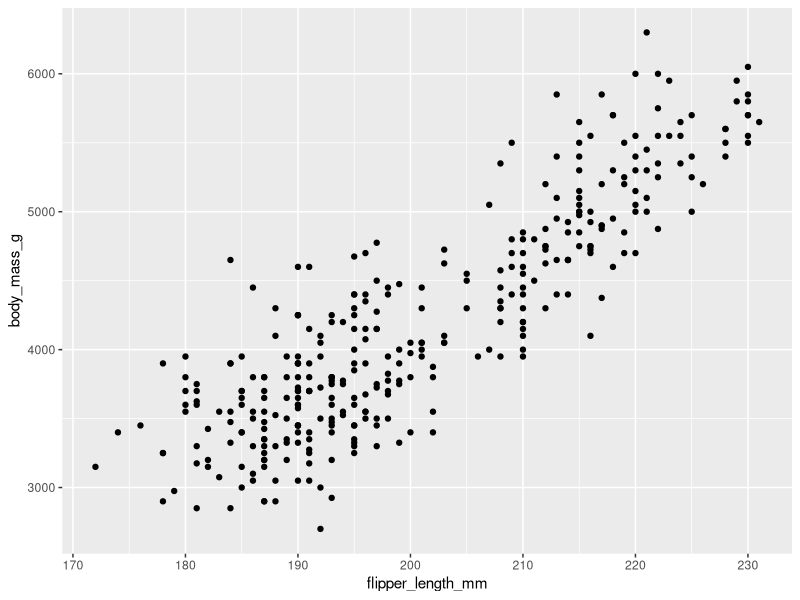
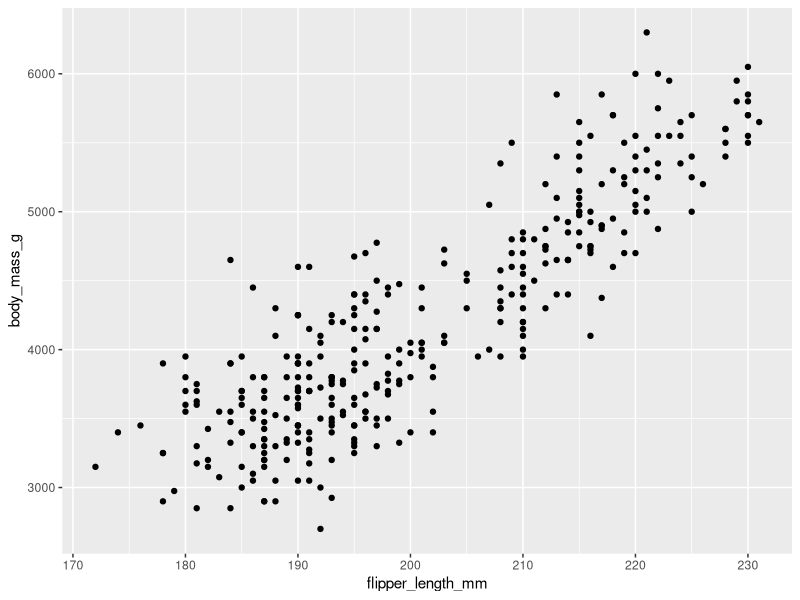
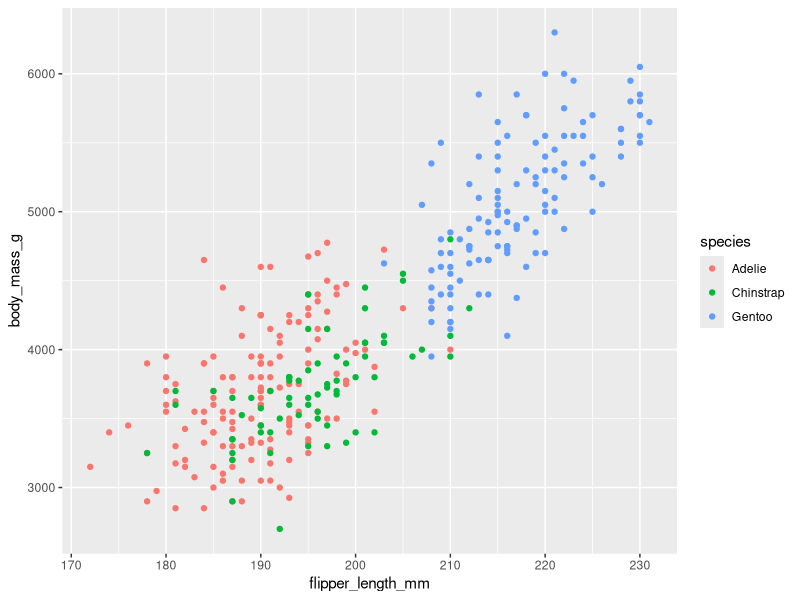
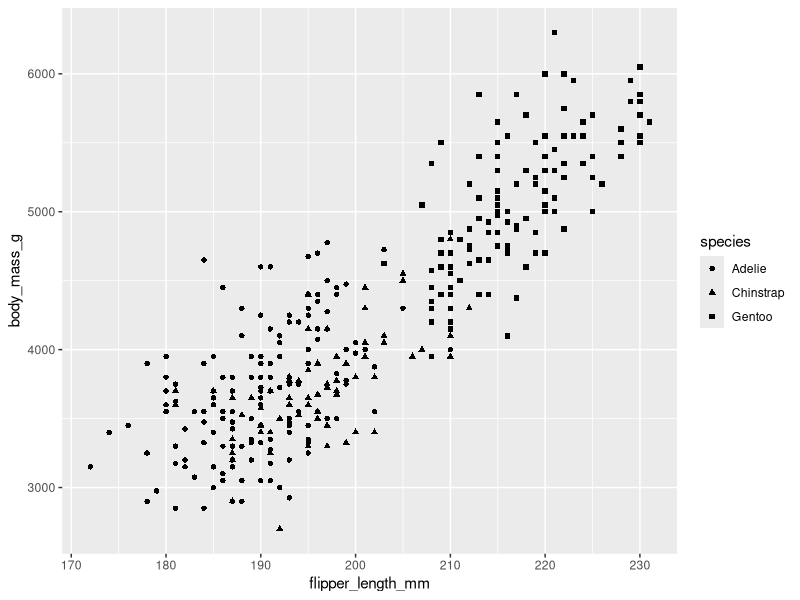
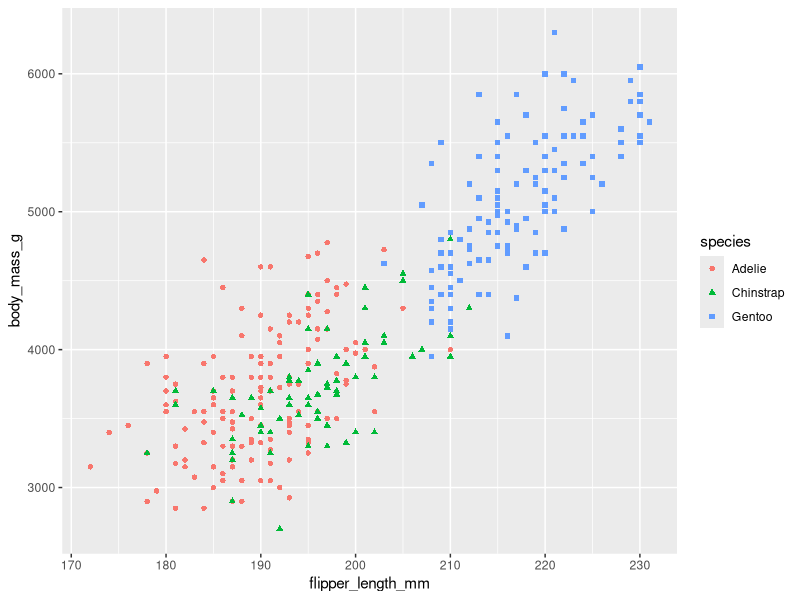
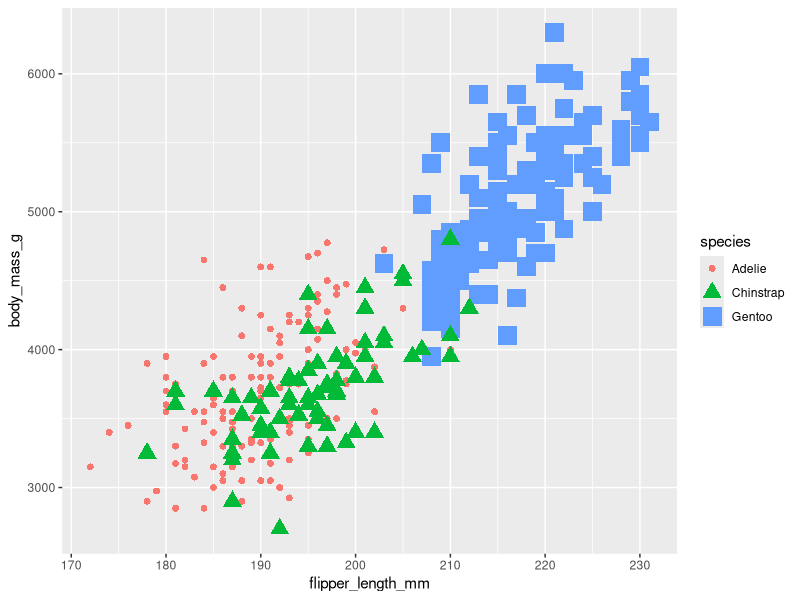
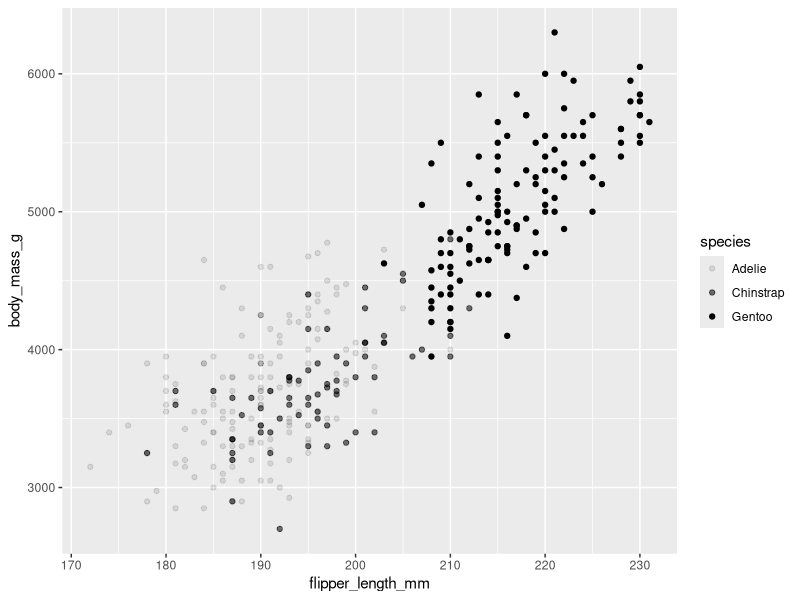
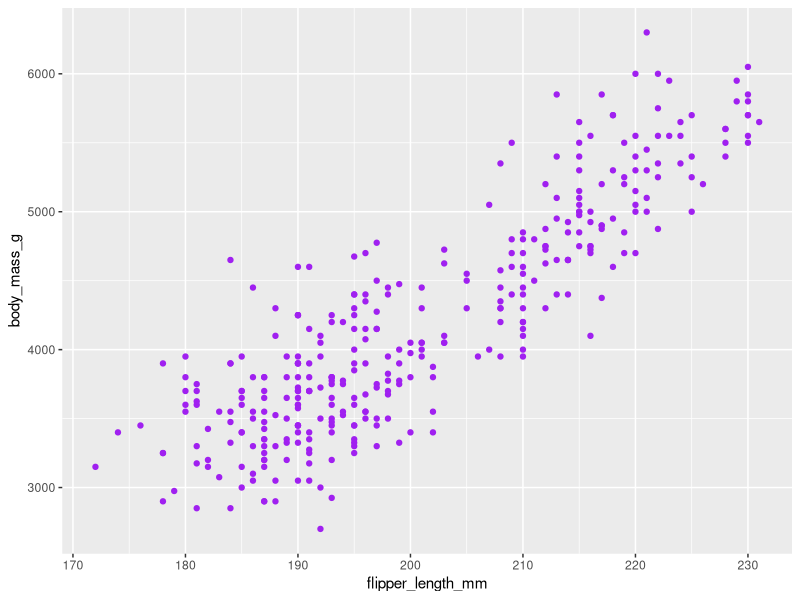

Write the R code that produced these figures, in order.
library(ggplot2)

install.packages("palmerpenguins")
library(palmerpenguins)

# Changing aesthetics
ggplot(data=penguins) + 
  geom_point(mapping = aes(x=flipper_length_mm, y=body_mass_g))

# another method
ggplot(data=penguins, aes(x=flipper_length_mm, y=body_mass_g)) + geom_point()

# ...
ggplot(data=penguins) + 
  geom_point(mapping = aes(x=flipper_length_mm, y=body_mass_g, color=species))

ggplot(data=penguins) + 
  geom_point(mapping = aes(x=flipper_length_mm, y=body_mass_g, shape=species))

ggplot(data=penguins) + 
  geom_point(mapping = aes(x=flipper_length_mm, y=body_mass_g, color=species,
                           shape=species))

ggplot(data=penguins) + 
  geom_point(mapping = aes(x=flipper_length_mm, y=body_mass_g, color=species,
                           shape=species, size=species))

ggplot(data=penguins) + 
  geom_point(mapping = aes(x=flipper_length_mm, y=body_mass_g, alpha=species))

ggplot(data=penguins) + 
  geom_point(mapping = aes(x=flipper_length_mm, y=body_mass_g), color='purple')

# Changing geoms
ggplot(data=penguins) + 
  geom_smooth(mapping = aes(x=flipper_length_mm, y=body_mass_g))

ggplot(data=penguins) + 
  geom_point(mapping = aes(x=flipper_length_mm, y=body_mass_g)) +
  geom_smooth(mapping = aes(x=flipper_length_mm, y=body_mass_g))

ggplot(data=penguins) + 
  geom_smooth(mapping = aes(x=flipper_length_mm, y=body_mass_g,
                            linetype=species))

ggplot(data=penguins) + 
  geom_jitter(mapping = aes(x=flipper_length_mm, y=body_mass_g))

# Diamond data set comes with the ggplot2 package
ggplot(data=diamonds) + geom_bar(mapping = aes(x=cut))

ggplot(data=diamonds) + geom_bar(mapping = aes(x=cut, color=cut))

ggplot(data=diamonds) + geom_bar(mapping = aes(x=cut, fill=cut))

ggplot(data=diamonds) + geom_bar(mapping = aes(x=cut, fill=clarity))

# Facets
ggplot(data=penguins) + 
  geom_point(mapping = aes(x=flipper_length_mm, y=body_mass_g)) + 
  facet_wrap(~species)

ggplot(data=penguins) + 
  geom_point(mapping = aes(x=flipper_length_mm, y=body_mass_g, color=species)) + 
  facet_wrap(~species)

ggplot(data=diamonds) + geom_bar(mapping = aes(x=color, fill=cut)) + 
  facet_wrap(~cut)

ggplot(data=penguins) + 
  geom_point(mapping = aes(x=flipper_length_mm, y=body_mass_g, color=species)) + 
  facet_grid(sex~species)

ggplot(data=penguins) + 
  geom_point(mapping = aes(x=flipper_length_mm, y=body_mass_g, color=species)) + 
  facet_grid(~sex)
